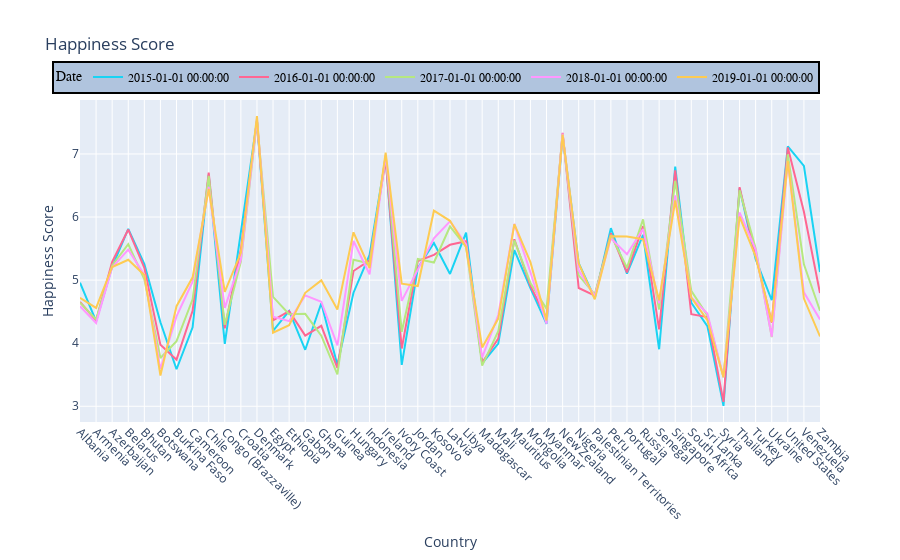

Here is the notebook cell this chart was saved with:
### Markdown cell above
### Build plots

### Code cell
fig = px.line(df_all.iloc[1::3,:], 
        title='Happiness Score',
        x='Country', 
        y='Happiness Score',
        color='Date')
fig.update_xaxes(tickangle=45)
fig.update_layout(
    legend=dict(
        orientation="h",
        yanchor="bottom",
        xanchor="right",
        y = 1.02,
        x = 1,
        title_font_family="Times New Roman",
        font=dict(
            family="Courier",
            size=12,
            color="black"
        ),
        bgcolor="LightSteelBlue",
        bordercolor="Black",
        borderwidth=2
    )
)

### Figure 1 — Plotly figure (JSON) as saved in the notebook; plotly's stock layout.template omitted (floating-point values rounded to 4 significant figures)
{"data": [{"hovertemplate": "Date=2015-01-01 00:00:00<br>Country=%{x}<br>Happiness Score=%{y}<extra></extra>", "legendgroup": "2015-01-01 00:00:00", "line": {"color": "#19d3f3", "dash": "solid"}, "mode": "lines", "name": "2015-01-01 00:00:00", "orientation": "v", "showlegend": true, "type": "scatter", "x": ["Albania", "Armenia", "Azerbaijan", "Belarus", "Bhutan", "Botswana", "Burkina Faso", "Cameroon", "Chile", "Congo (Brazzaville)", "Croatia", "Denmark", "Egypt", "Ethiopia", "Gabon", "Ghana", "Guinea", "Hungary", "Indonesia", "Ireland", "Ivory Coast", "Jordan", "Kosovo", "Latvia", "Libya", "Madagascar", "Mali", "Mauritius", "Mongolia", "Myanmar", "New Zealand", "Nigeria", "Palestinian Territories", "Peru", "Portugal", "Russia", "Senegal", "Singapore", "South Africa", "Sri Lanka", "Syria", "Thailand", "Turkey", "Ukraine", "United States", "Venezuela", "Zambia"], "xaxis": "x", "y": [4.959, 4.35, 5.212, 5.813, 5.253, 4.332, 3.587, 4.252, 6.67, 3.989, 5.759, 7.527, 4.194, 4.512, 3.896, 4.633, 3.656, 4.8, 5.399, 6.94, 3.655, 5.192, 5.589, 5.098, 5.754, 3.681, 3.995, 5.477, 4.874, 4.307, 7.286, 5.268, 4.715, 5.824, 5.102, 5.716, 3.904, 6.798, 4.642, 4.271, 3.006, 6.455, 5.332, 4.681, 7.119, 6.81, 5.129], "yaxis": "y"}, {"hovertemplate": "Date=2016-01-01 00:00:00<br>Country=%{x}<br>Happiness Score=%{y}<extra></extra>", "legendgroup": "2016-01-01 00:00:00", "line": {"color": "#FF6692", "dash": "solid"}, "mode": "lines", "name": "2016-01-01 00:00:00", "orientation": "v", "showlegend": true, "type": "scatter", "x": ["Albania", "Armenia", "Azerbaijan", "Belarus", "Bhutan", "Botswana", "Burkina Faso", "Cameroon", "Chile", "Congo (Brazzaville)", "Croatia", "Denmark", "Egypt", "Ethiopia", "Gabon", "Ghana", "Guinea", "Hungary", "Indonesia", "Ireland", "Ivory Coast", "Jordan", "Kosovo", "Latvia", "Libya", "Madagascar", "Mali", "Mauritius", "Mongolia", "Myanmar", "New Zealand", "Nigeria", "Palestinian Territories", "Peru", "Portugal", "Russia", "Senegal", "Singapore", "South Africa", "Sri Lanka", "Syria", "Thailand", "Turkey", "Ukraine", "United States", "Venezuela", "Zambia"], "xaxis": "x", "y": [4.655, 4.36, 5.291, 5.802, 5.196, 3.974, 3.739, 4.513, 6.705, 4.236, 5.488, 7.526, 4.362, 4.508, 4.121, 4.276, 3.607, 5.145, 5.314, 6.907, 3.916, 5.303, 5.401, 5.56, 5.615, 3.695, 4.073, 5.648, 4.907, 4.395, 7.334, 4.875, 4.754, 5.743, 5.123, 5.856, 4.219, 6.739, 4.459, 4.415, 3.069, 6.474, 5.389, 4.324, 7.104, 6.084, 4.795], "yaxis": "y"}, {"hovertemplate": "Date=2017-01-01 00:00:00<br>Country=%{x}<br>Happiness Score=%{y}<extra></extra>", "legendgroup": "2017-01-01 00:00:00", "line": {"color": "#B6E880", "dash": "solid"}, "mode": "lines", "name": "2017-01-01 00:00:00", "orientation": "v", "showlegend": true, "type": "scatter", "x": ["Albania", "Armenia", "Azerbaijan", "Belarus", "Bhutan", "Botswana", "Burkina Faso", "Cameroon", "Chile", "Congo (Brazzaville)", "Croatia", "Denmark", "Egypt", "Ethiopia", "Gabon", "Ghana", "Guinea", "Hungary", "Indonesia", "Ireland", "Ivory Coast", "Jordan", "Kosovo", "Latvia", "Libya", "Madagascar", "Mali", "Mauritius", "Mongolia", "Myanmar", "New Zealand", "Nigeria", "Palestinian Territories", "Peru", "Portugal", "Russia", "Senegal", "Singapore", "South Africa", "Sri Lanka", "Syria", "Thailand", "Turkey", "Ukraine", "United States", "Venezuela", "Zambia"], "xaxis": "x", "y": [4.644, 4.376, 5.234, 5.569, 5.011, 3.766, 4.032, 4.695, 6.652, 4.291, 5.293, 7.522, 4.735, 4.46, 4.465, 4.12, 3.507, 5.324, 5.262, 6.977, 4.18, 5.336, 5.279, 5.85, 5.525, 3.644, 4.19, 5.629, 4.955, 4.545, 7.314, 5.074, 4.775, 5.715, 5.195, 5.963, 4.535, 6.572, 4.829, 4.44, 3.462, 6.424, 5.5, 4.096, 6.993, 5.25, 4.514], "yaxis": "y"}, {"hovertemplate": "Date=2018-01-01 00:00:00<br>Country=%{x}<br>Happiness Score=%{y}<extra></extra>", "legendgroup": "2018-01-01 00:00:00", "line": {"color": "#FF97FF", "dash": "solid"}, "mode": "lines", "name": "2018-01-01 00:00:00", "orientation": "v", "showlegend": true, "type": "scatter", "x": ["Albania", "Armenia", "Azerbaijan", "Belarus", "Bhutan", "Botswana", "Burkina Faso", "Cameroon", "Chile", "Congo (Brazzaville)", "Croatia", "Denmark", "Egypt", "Ethiopia", "Gabon", "Ghana", "Guinea", "Hungary", "Indonesia", "Ireland", "Ivory Coast", "Jordan", "Kosovo", "Latvia", "Libya", "Madagascar", "Mali", "Mauritius", "Mongolia", "Myanmar", "New Zealand", "Nigeria", "Palestinian Territories", "Peru", "Portugal", "Russia", "Senegal", "Singapore", "South Africa", "Sri Lanka", "Syria", "Thailand", "Turkey", "Ukraine", "United States", "Venezuela", "Zambia"], "xaxis": "x", "y": [4.586, 4.321, 5.201, 5.483, 5.082, 3.59, 4.424, 4.975, 6.476, 4.559, 5.321, 7.555, 4.419, 4.35, 4.758, 4.657, 3.964, 5.62, 5.093, 6.977, 4.671, 5.161, 5.662, 5.933, 5.566, 3.774, 4.447, 5.891, 5.125, 4.308, 7.324, 5.155, 4.743, 5.663, 5.41, 5.81, 4.631, 6.343, 4.724, 4.471, 3.462, 6.072, 5.483, 4.103, 6.886, 4.806, 4.377], "yaxis": "y"}, {"hovertemplate": "Date=2019-01-01 00:00:00<br>Country=%{x}<br>Happiness Score=%{y}<extra></extra>", "legendgroup": "2019-01-01 00:00:00", "line": {"color": "#FECB52", "dash": "solid"}, "mode": "lines", "name": "2019-01-01 00:00:00", "orientation": "v", "showlegend": true, "type": "scatter", "x": ["Albania", "Armenia", "Azerbaijan", "Belarus", "Bhutan", "Botswana", "Burkina Faso", "Cameroon", "Chile", "Congo (Brazzaville)", "Croatia", "Denmark", "Egypt", "Ethiopia", "Gabon", "Ghana", "Guinea", "Hungary", "Indonesia", "Ireland", "Ivory Coast", "Jordan", "Kosovo", "Latvia", "Libya", "Madagascar", "Mali", "Mauritius", "Mongolia", "Myanmar", "New Zealand", "Nigeria", "Palestinian Territories", "Peru", "Portugal", "Russia", "Senegal", "Singapore", "South Africa", "Sri Lanka", "Syria", "Thailand", "Turkey", "Ukraine", "United States", "Venezuela", "Zambia"], "xaxis": "x", "y": [4.719, 4.559, 5.208, 5.323, 5.082, 3.488, 4.587, 5.044, 6.444, 4.812, 5.432, 7.6, 4.166, 4.286, 4.799, 4.996, 4.534, 5.758, 5.192, 7.021, 4.944, 4.906, 6.1, 5.94, 5.525, 3.933, 4.39, 5.888, 5.285, 4.36, 7.307, 5.265, 4.696, 5.697, 5.693, 5.648, 4.681, 6.262, 4.722, 4.366, 3.462, 6.008, 5.373, 4.332, 6.892, 4.707, 4.107], "yaxis": "y"}], "layout": {"legend": {"bgcolor": "LightSteelBlue", "bordercolor": "Black", "borderwidth": 2, "font": {"color": "black", "family": "Courier", "size": 12}, "orientation": "h", "title": {"font": {"family": "Times New Roman"}, "text": "Date"}, "tracegroupgap": 0, "x": 1, "xanchor": "right", "y": 1.02, "yanchor": "bottom"}, "title": {"text": "Happiness Score"}, "xaxis": {"anchor": "y", "domain": [0, 1], "tickangle": 45, "title": {"text": "Country"}}, "yaxis": {"anchor": "x", "domain": [0, 1], "title": {"text": "Happiness Score"}}}}
